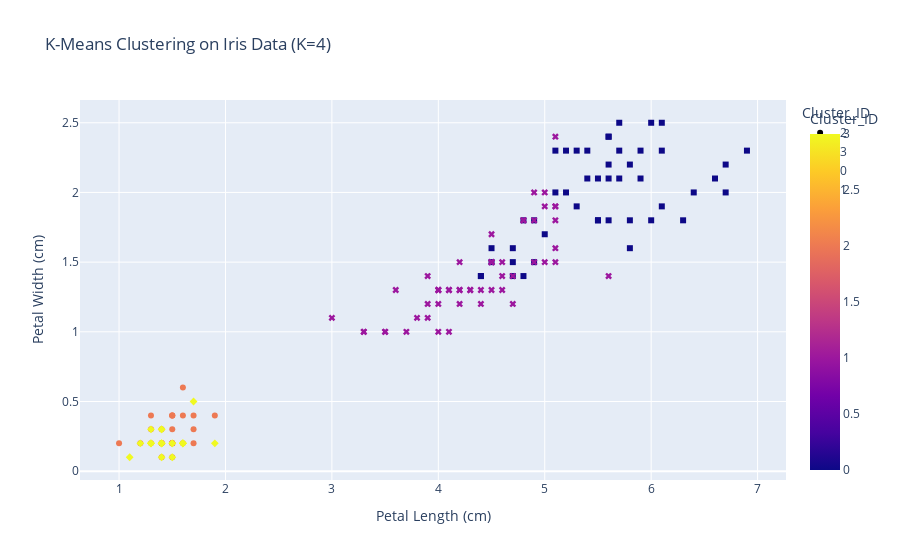

Notebook code for this chart:
### Code cell
iris = load_iris(as_frame=True)
df_iris = iris.frame.drop(columns=['target'])
scaler = StandardScaler()
X_scaled = scaler.fit_transform(df_iris)
kmeans = KMeans(n_clusters=4, random_state=42, n_init=10)
df_iris['Cluster_ID'] = kmeans.fit_predict(X_scaled)
fig = px.scatter(
    df_iris, 
    x='petal length (cm)', 
    y='petal width (cm)', 
    color='Cluster_ID', 
    symbol='Cluster_ID',
    title='K-Means Clustering on Iris Data (K=4)',
    labels={
        'petal length (cm)': 'Petal Length (cm)', 
        'petal width (cm)': 'Petal Width (cm)'
    }
)
fig.show()

### Figure 1 — Plotly figure (JSON) as saved in the notebook; plotly's stock layout.template omitted (floating-point values rounded to 4 significant figures)
{"data": [{"hovertemplate": "Cluster_ID=%{marker.color}<br>Petal Length (cm)=%{x}<br>Petal Width (cm)=%{y}<extra></extra>", "legendgroup": "2", "marker": {"color": [2, 2, 2, 2, 2, 2, 2, 2, 2, 2, 2, 2, 2, 2, 2, 2, 2, 2, 2, 2, 2, 2, 2, 2, 2, 2, 2, 2], "coloraxis": "coloraxis", "symbol": "circle"}, "mode": "markers", "name": "2", "orientation": "v", "showlegend": true, "type": "scatter", "x": [1.4, 1.4, 1.7, 1.5, 1.5, 1.2, 1.5, 1.3, 1.4, 1.7, 1.5, 1.7, 1.5, 1.0, 1.6, 1.5, 1.4, 1.5, 1.5, 1.4, 1.3, 1.4, 1.5, 1.3, 1.6, 1.9, 1.6, 1.5], "xaxis": "x", "y": [0.2, 0.2, 0.4, 0.2, 0.2, 0.2, 0.4, 0.4, 0.3, 0.3, 0.3, 0.2, 0.4, 0.2, 0.4, 0.2, 0.2, 0.4, 0.1, 0.2, 0.2, 0.1, 0.2, 0.3, 0.6, 0.4, 0.2, 0.2], "yaxis": "y"}, {"hovertemplate": "Cluster_ID=%{marker.color}<br>Petal Length (cm)=%{x}<br>Petal Width (cm)=%{y}<extra></extra>", "legendgroup": "3", "marker": {"color": [3, 3, 3, 3, 3, 3, 3, 3, 3, 3, 3, 3, 3, 3, 3, 3, 3, 3, 3, 3, 3, 3], "coloraxis": "coloraxis", "symbol": "diamond"}, "mode": "markers", "name": "3", "orientation": "v", "showlegend": true, "type": "scatter", "x": [1.4, 1.3, 1.5, 1.4, 1.4, 1.5, 1.6, 1.4, 1.1, 1.7, 1.9, 1.6, 1.6, 1.6, 1.5, 1.2, 1.3, 1.3, 1.3, 1.4, 1.4, 1.4], "xaxis": "x", "y": [0.2, 0.2, 0.2, 0.3, 0.2, 0.1, 0.2, 0.1, 0.1, 0.5, 0.2, 0.2, 0.2, 0.2, 0.2, 0.2, 0.2, 0.3, 0.2, 0.3, 0.2, 0.2], "yaxis": "y"}, {"hovertemplate": "Cluster_ID=%{marker.color}<br>Petal Length (cm)=%{x}<br>Petal Width (cm)=%{y}<extra></extra>", "legendgroup": "0", "marker": {"color": [0, 0, 0, 0, 0, 0, 0, 0, 0, 0, 0, 0, 0, 0, 0, 0, 0, 0, 0, 0, 0, 0, 0, 0, 0, 0, 0, 0, 0, 0, 0, 0, 0, 0, 0, 0, 0, 0, 0, 0, 0, 0, 0, 0, 0, 0, 0], "coloraxis": "coloraxis", "symbol": "square"}, "mode": "markers", "name": "0", "orientation": "v", "showlegend": true, "type": "scatter", "x": [4.7, 4.5, 4.9, 4.7, 4.4, 4.8, 4.4, 4.8, 5.0, 4.5, 4.7, 6.0, 5.9, 5.6, 5.8, 6.6, 6.3, 5.8, 6.1, 5.1, 5.3, 5.5, 5.3, 5.5, 6.7, 6.9, 5.7, 6.7, 5.7, 6.0, 4.9, 5.6, 5.8, 6.1, 6.4, 5.6, 6.1, 5.6, 5.5, 5.4, 5.6, 5.1, 5.9, 5.7, 5.2, 5.2, 5.4], "xaxis": "x", "y": [1.4, 1.5, 1.5, 1.6, 1.4, 1.8, 1.4, 1.4, 1.7, 1.6, 1.5, 2.5, 2.1, 1.8, 2.2, 2.1, 1.8, 1.8, 2.5, 2.0, 1.9, 2.1, 2.3, 1.8, 2.2, 2.3, 2.3, 2.0, 2.1, 1.8, 1.8, 2.1, 1.6, 1.9, 2.0, 2.2, 2.3, 2.4, 1.8, 2.1, 2.4, 2.3, 2.3, 2.5, 2.3, 2.0, 2.3], "yaxis": "y"}, {"hovertemplate": "Cluster_ID=%{marker.color}<br>Petal Length (cm)=%{x}<br>Petal Width (cm)=%{y}<extra></extra>", "legendgroup": "1", "marker": {"color": [1, 1, 1, 1, 1, 1, 1, 1, 1, 1, 1, 1, 1, 1, 1, 1, 1, 1, 1, 1, 1, 1, 1, 1, 1, 1, 1, 1, 1, 1, 1, 1, 1, 1, 1, 1, 1, 1, 1, 1, 1, 1, 1, 1, 1, 1, 1, 1, 1, 1, 1, 1, 1], "coloraxis": "coloraxis", "symbol": "x"}, "mode": "markers", "name": "1", "orientation": "v", "showlegend": true, "type": "scatter", "x": [4.0, 4.6, 4.5, 3.3, 4.6, 3.9, 3.5, 4.2, 4.0, 4.7, 3.6, 4.5, 4.1, 4.5, 3.9, 4.0, 4.9, 4.7, 4.3, 4.5, 3.5, 3.8, 3.7, 3.9, 5.1, 4.5, 4.4, 4.1, 4.0, 4.4, 4.6, 4.0, 3.3, 4.2, 4.2, 4.2, 4.3, 3.0, 4.1, 5.1, 4.5, 5.0, 5.1, 5.0, 4.9, 4.9, 4.8, 5.1, 5.6, 4.8, 5.1, 5.0, 5.1], "xaxis": "x", "y": [1.3, 1.5, 1.3, 1.0, 1.3, 1.4, 1.0, 1.5, 1.0, 1.4, 1.3, 1.5, 1.0, 1.5, 1.1, 1.3, 1.5, 1.2, 1.3, 1.5, 1.0, 1.1, 1.0, 1.2, 1.6, 1.5, 1.3, 1.3, 1.3, 1.2, 1.4, 1.2, 1.0, 1.3, 1.2, 1.3, 1.3, 1.1, 1.3, 1.9, 1.7, 2.0, 2.4, 1.5, 2.0, 1.8, 1.8, 1.5, 1.4, 1.8, 1.9, 1.9, 1.8], "yaxis": "y"}], "layout": {"coloraxis": {"colorbar": {"title": {"text": "Cluster_ID"}}, "colorscale": [[0, "#0d0887"], [0.1111, "#46039f"], [0.2222, "#7201a8"], [0.3333, "#9c179e"], [0.4444, "#bd3786"], [0.5556, "#d8576b"], [0.6667, "#ed7953"], [0.7778, "#fb9f3a"], [0.8889, "#fdca26"], [1, "#f0f921"]]}, "legend": {"title": {"text": "Cluster_ID"}, "tracegroupgap": 0}, "title": {"text": "K-Means Clustering on Iris Data (K=4)"}, "xaxis": {"anchor": "y", "domain": [0, 1], "title": {"text": "Petal Length (cm)"}}, "yaxis": {"anchor": "x", "domain": [0, 1], "title": {"text": "Petal Width (cm)"}}}}
